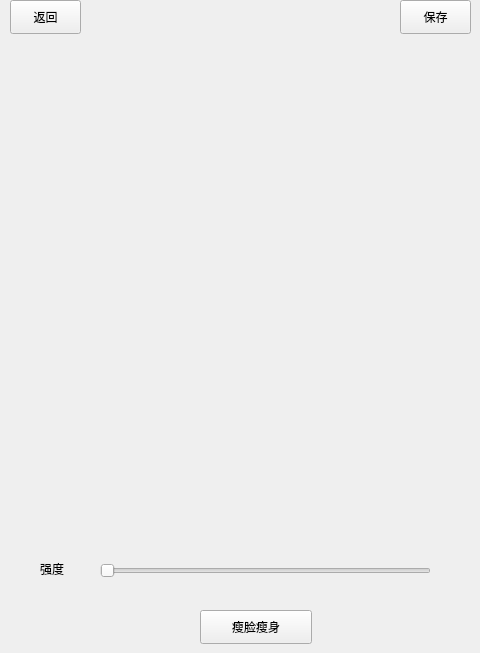
   <widget class="QWidget" name="slimInterface">
    <widget class="QSlider" name="slimSlider">
     <property name="geometry">
      <rect>
       <x>100</x>
       <y>560</y>
       <width>331</width>
       <height>22</height>
      </rect>
     </property>
     <property name="orientation">
      <enum>Qt::Horizontal</enum>
     </property>
    </widget>
    <widget class="QPushButton" name="backFromSlim">
     <property name="geometry">
      <rect>
       <x>10</x>
       <y>0</y>
       <width>71</width>
       <height>34</height>
      </rect>
     </property>
     <property name="text">
      <string>返回</string>
     </property>
    </widget>
    <widget class="QLabel" name="slimPhoto">
     <property name="geometry">
      <rect>
       <x>20</x>
       <y>50</y>
       <width>441</width>
       <height>421</height>
      </rect>
     </property>
     <property name="text">
      <string/>
     </property>
    </widget>
    <widget class="QPushButton" name="saveFromSlim">
     <property name="geometry">
      <rect>
       <x>400</x>
       <y>0</y>
       <width>71</width>
       <height>34</height>
      </rect>
     </property>
     <property name="text">
      <string>保存</string>
     </property>
    </widget>
    <widget class="QLabel" name="label_7">
     <property name="geometry">
      <rect>
       <x>40</x>
       <y>560</y>
       <width>81</width>
       <height>18</height>
      </rect>
     </property>
     <property name="text">
      <string>强度</string>
     </property>
    </widget>
    <widget class="QPushButton" name="slimButton">
     <property name="geometry">
      <rect>
       <x>200</x>
       <y>610</y>
       <width>112</width>
       <height>34</height>
      </rect>
     </property>
     <property name="text">
      <string>瘦脸瘦身</string>
     </property>
    </widget>
   </widget>
